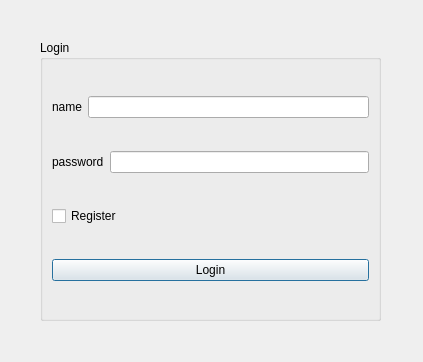
<?xml version="1.0" encoding="UTF-8"?>
<ui version="4.0">
 <class>login</class>
 <widget class="QDialog" name="login">
  <property name="geometry">
   <rect>
    <x>0</x>
    <y>0</y>
    <width>423</width>
    <height>362</height>
   </rect>
  </property>
  <property name="windowTitle">
   <string>Dialog</string>
  </property>
  <widget class="QGroupBox" name="groupBox">
   <property name="geometry">
    <rect>
     <x>40</x>
     <y>40</y>
     <width>341</width>
     <height>281</height>
    </rect>
   </property>
   <property name="title">
    <string>Login</string>
   </property>
   <layout class="QVBoxLayout" name="verticalLayout">
    <item>
     <layout class="QHBoxLayout" name="horizontalLayout">
      <item>
       <widget class="QLabel" name="label_name">
        <property name="text">
         <string>name</string>
        </property>
       </widget>
      </item>
      <item>
       <widget class="QLineEdit" name="lineEdit_name"/>
      </item>
     </layout>
    </item>
    <item>
     <layout class="QHBoxLayout" name="horizontalLayout_2">
      <item>
       <widget class="QLabel" name="label_password">
        <property name="text">
         <string>password</string>
        </property>
       </widget>
      </item>
      <item>
       <widget class="QLineEdit" name="lineEdit_password"/>
      </item>
     </layout>
    </item>
    <item>
     <widget class="QCheckBox" name="checkBox">
      <property name="text">
       <string>Register</string>
      </property>
     </widget>
    </item>
    <item>
     <widget class="QPushButton" name="pushButton">
      <property name="text">
       <string>Login</string>
      </property>
     </widget>
    </item>
   </layout>
  </widget>
 </widget>
 <resources/>
 <connections/>
</ui>
